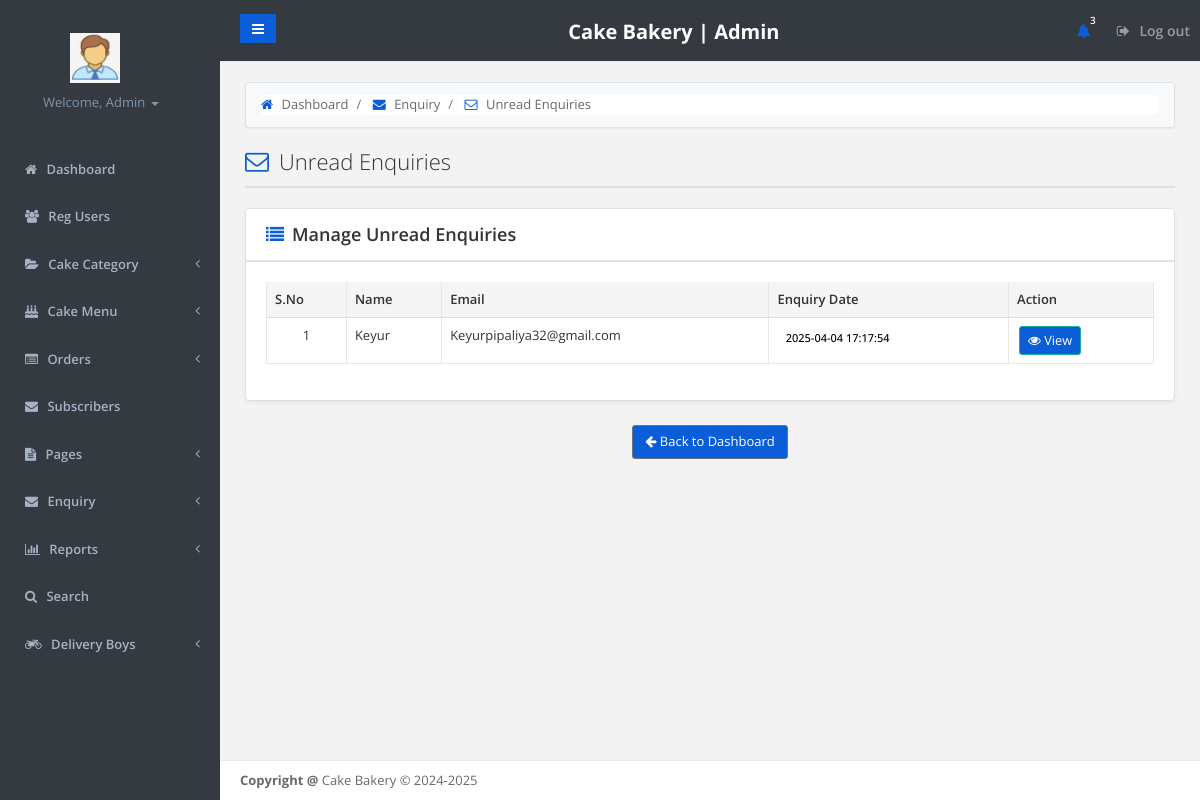
The page /admin/unreadenq.php (signed in) on the database its author committed.
### tables this page shows
CREATE TABLE `tblcontact` (
  `ID` int(10) NOT NULL,
  `Name` varchar(200) DEFAULT NULL,
  `Email` varchar(200) DEFAULT NULL,
  `Message` mediumtext DEFAULT NULL,
  `EnquiryDate` timestamp NOT NULL DEFAULT current_timestamp(),
  `IsRead` int(5) DEFAULT NULL,
  `reply` varchar(255) DEFAULT NULL
);

### admin/unreadenq.php (the view, shortened to what this page needs)
<?php
include('includes/dbconnection.php');
?>
<!DOCTYPE html>
<html>
<head>
    <link href="css/bootstrap.min.css" rel="stylesheet">
    <link href="font-awesome/css/font-awesome.css" rel="stylesheet">
    <link href="css/plugins/iCheck/custom.css" rel="stylesheet">
    <link href="css/plugins/steps/jquery.steps.css" rel="stylesheet">
    <link href="css/animate.css" rel="stylesheet">
    <link href="css/style.css" rel="stylesheet">
</head>
<body>
    <div id="wrapper">
        <?php include_once('includes/leftbar.php'); ?>
        <div id="page-wrapper" class="gray-bg">
            <?php include_once('includes/header.php'); ?>
            <div class="wrapper wrapper-content animated fadeInRight">
                <div class="row">
                    <div class="col-lg-12">
                        <div class="breadcrumb-container">
                            <ol class="breadcrumb">
                                <li class="breadcrumb-item">
                                    <a href="dashboard.php"><i class="fa fa-home"></i> Dashboard</a>
                                </li>
                                <li class="breadcrumb-item">
                                    <a href="readenq.php"><i class="fa fa-envelope"></i> Enquiry</a>
                                </li>
                                <li class="breadcrumb-item active">
                                    <i class="fa fa-envelope-o"></i> Unread Enquiries
                                </li>
                            </ol>
                        </div>
                        <h2 class="page-title">
                            <i class="fa fa-envelope-o"></i> Unread Enquiries
                        </h2>
                        <div class="card">
                            <div class="card-header">
                                <h3><i class="fa fa-list"></i> Manage Unread Enquiries</h3>
                            </div>
                            <div class="card-body">
                                <div class="table-responsive">
                                    <table class="table table-bordered">
                                        <thead>
                                            <tr>
                                                <th>S.No</th>
                                                <th>Name</th>
                                                <th>Email</th>
                                                <th>Enquiry Date</th>
                                                <th>Action</th>
                                            </tr>
                                        </thead>
                                        <tbody>
                                            <?php
                                            if (isset($_GET['page_no']) && $_GET['page_no'] != "") {
                                                $page_no = $_GET['page_no'];
                                            } else {
                                                $page_no = 1;
                                            }
                                            $total_records_per_page = 4;
                                            $offset = ($page_no - 1) * $total_records_per_page;
                                            $ret = mysqli_query($con, "select * from tblcontact where IsRead is null LIMIT $offset, $total_records_per_page");
                                            $cnt = 1;
                                            while ($row = mysqli_fetch_array($ret)) {
                                            ?>
                                                <tr>
                                                    <td class="text-center"><?php echo $cnt; ?></td>
                                                    <td><?php echo htmlspecialchars($row['Name']); ?></td>
                                                    <td><?php echo htmlspecialchars($row['Email']); ?></td>
                                                    <td>
                                                        <span style="background: none; color: black;" class="badge badge-primary"><?php echo htmlspecialchars($row['EnquiryDate']); ?></span>
                                                    </td>
                                                    <td class="action-buttons">
                                                        <a style="background: #0b5ed7; color: white;" href="view-enquiry.php?viewid=<?php echo htmlspecialchars($row['ID']); ?>"
                                                           class="btn btn-primary btn-sm">
                                                            <i class="fa fa-eye"></i> View
                                                        </a>
                                                    </td>
                                                </tr>
                                            <?php
                                                $cnt++;
                                            }
                                            ?>
                                        </tbody>
                                    </table>
                                </div>
                            </div>
                        </div>
                    </div>
                </div>
                <div class="text-center mt-4 mb-3">
                <a  style="background-color: #0B5ED7; color:white;"  href="dashboard.php" class="btn btn-secondary">
                    <i class="fa fa-arrow-left"></i> Back to Dashboard
                </a>
            </div>
            </div>
            <?php include_once('includes/footer.php'); ?>
        </div>
    </div>
</body>
</html>

### admin/includes/leftbar.php (shortened to what this page needs)
<!DOCTYPE html>
<html lang="en">
<head>
</head>
<body>
</body>
</html>
<nav  class="navbar-default navbar-static-side" role="navigation">
    <div class="sidebar-collapse">
        <ul style="  background: #343A40 !important"; class="nav metismenu" id="side-menu">
            <li style="  background: #343A40 !important"; class="nav-header">
                <div class="dropdown profile-element">
                    <img alt="Admin Logo" class="img-fluid"
                        src="/new cake/cake/images.jpeg"
                        onerror="this.onerror=null; this.src='/new cake/cake/images.jpeg';"
                        style="width: 50px; height: 50px; margin-bottom: 10px;margin-left: 45px;" />
                    <a data-toggle="dropdown" class="dropdown-toggle" href="#">
                        <?php
                            $admid = $_SESSION['fosaid'];
                            $ret   = mysqli_query($con, "SELECT AdminName FROM tbladmin WHERE ID='$admid'");
                            $row   = mysqli_fetch_array($ret);
                            $name  = $row['AdminName'];
                        ?>
                        <span class="text-muted text-xs block"  style="margin-left: 18px;">
                            Welcome,                                                                                                                                                                                                                                                                                                                                                                                                                                                                                                                                                                                                                                                                                                                                                                                                                                                                                                                                                                                                                                                                                                                                                                                                                                                                                                                                                                                                                                                                                                                                     <?php echo htmlspecialchars($name); ?> <b class="caret"></b>
                        </span>
                    </a>
                </div>
            </li>
            <li>
                <a href="dashboard.php"><i class="fa fa-home"></i> <span class="nav-label">Dashboard</span></a>
            </li>
            <li>
                <a href="user-detail.php"><i class="fa fa-users"></i> <span class="nav-label">Reg Users</span></a>
            </li>
            <li style="  background: #343A40 !important";>
                <a href="#"><i class="fa fa-folder-open"></i> <span  class="nav-label">Cake Category</span><span class="fa arrow"></span></a>
            </li>
            <li>
                <a href="#"><i class="fa fa-birthday-cake"></i> <span class="nav-label">Cake Menu</span><span class="fa arrow"></span></a>
            </li>
            <li>
                <a href="#"><i class="fa fa-list-alt"></i> <span class="nav-label">Orders</span><span class="fa arrow"></span></a>
            </li>
            <li>
            <li><a href="subcriber.php"><i class="fa fa-envelope"></i> Subscribers</a></li>
            </li>
            <li>
                <a href="#"><i class="fa fa-file-text"></i> <span class="nav-label">Pages</span><span class="fa arrow"></span></a>
            </li>
            <li>
                <a href="#"><i class="fa fa-envelope"></i> <span class="nav-label">Enquiry</span><span class="fa arrow"></span></a>
            </li>
            <li>
                <a href="#"><i class="fa fa-bar-chart"></i> <span class="nav-label">Reports</span><span class="fa arrow"></span></a>
            </li>
            <li>
                <a href="search.php"><i class="fa fa-search"></i> <span class="nav-label">Search</span></a>
            </li>
            <li>
                <a href="#"><i class="fa fa-motorcycle"></i> <span class="nav-label">Delivery Boys</span><span class="fa arrow"></span></a>
            </li>
        </ul>
    </div>
</nav>

### admin/unreadenq.php (style rules this page uses)
:root { --primary-color: #0B5ED7; --primary-hover: #0a58ca; --primary-light: rgba(11, 94, 215, 0.1); --text-color: #333; --dark-color: #212529; --light-color: #f8f9fa; --border-color: #dee2e6; --border-radius: 0.25rem; --secondary-color: #6c757d; }
.breadcrumb-container { background: var(--light-color); padding: 12px 15px; border-radius: 4px; margin-bottom: 20px; border: 1px solid var(--border-color); box-shadow: 0 1px 2px rgba(0,0,0,0.05); }
.breadcrumb-item i { color: var(--primary-color); margin-right: 5px; }
.page-title { font-size: 22px; color: var(--text-color); margin-bottom: 20px; padding-bottom: 12px; border-bottom: 2px solid var(--border-color); display: flex; align-items: center; }
.page-title i { color: var(--primary-color); margin-right: 10px; font-size: 24px; }
.card { background: #fff; border: 1px solid var(--border-color); border-radius: 4px; box-shadow: 0 2px 4px rgba(0,0,0,0.05); }
.card-header { padding: 15px 20px; background: #fff; border-bottom: 2px solid var(--border-color); }
.card-header h3 { font-size: 18px; margin: 0; color: var(--text-color); display: flex; align-items: center; }
.card-header h3 i { color: var(--primary-color); margin-right: 8px; }
.table { width: 100%; margin-bottom: 1rem; color: var(--text-color); border-collapse: collapse; }
.table th, .table td { padding: 0.75rem; vertical-align: middle; border-top: 1px solid var(--border-color); }
.table thead th { vertical-align: bottom; border-bottom: 2px solid var(--border-color); background-color: var(--light-color); font-weight: 600; }
.action-buttons .btn { margin: 0 2px; }
.badge { padding: 0.5em 0.75em; font-weight: 500; }

### admin/includes/leftbar.php (style rules this page uses)
.nav { background: #343A40 !important; }
.navbar-static-side { background: #343A40 !important; }

### rows shown on the page
tblcontact: Name "Keyur", Email "Keyurpipaliya32@gmail.com", EnquiryDate "2025-04-04 17:17:54"

### other values the page prints
$name "Admin"
$num "3"
